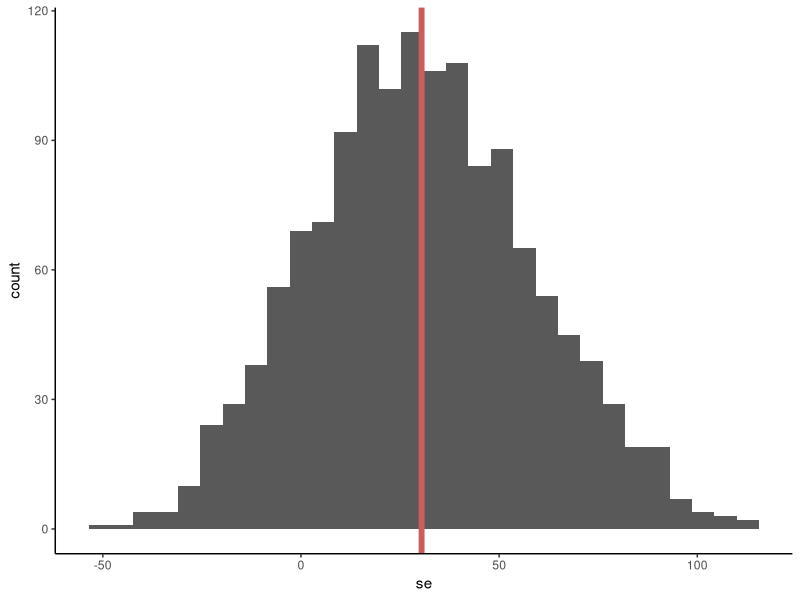
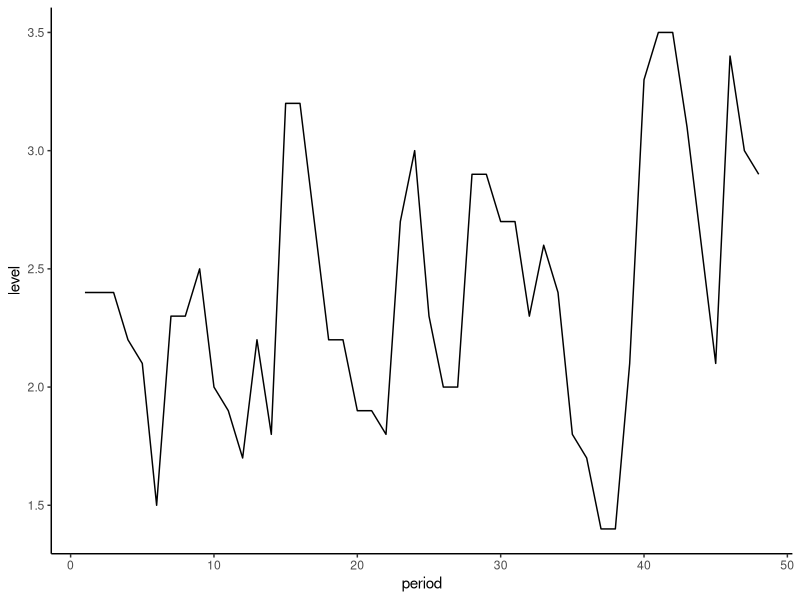
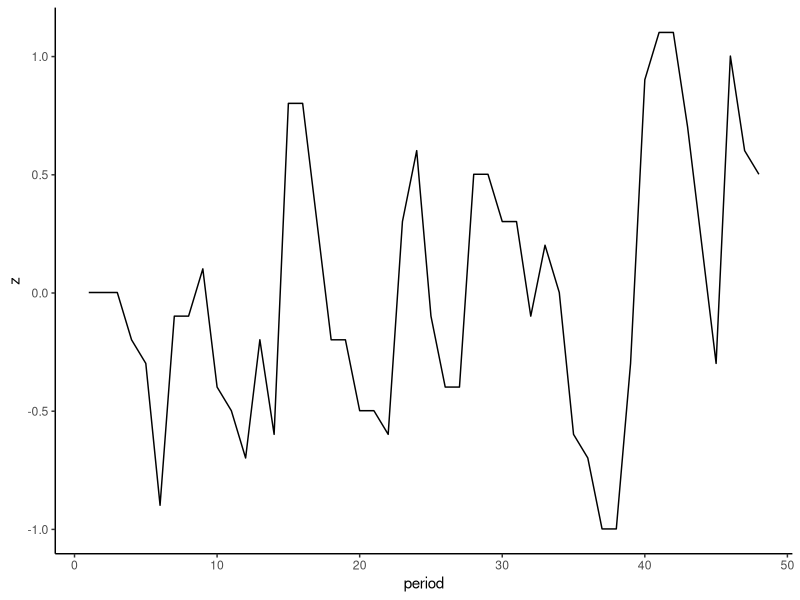

Write R code to recreate these figures, in order. (Note: this script raises an error after producing the figures.)
## ---- chunk 1
library(ggplot2)
library(boot)

se <- function(x) sqrt(var(x)/length(x))
## ---- chunk 2
trmt = c(94, 197, 16, 38, 99, 141, 23)
control = c(52, 104, 146, 10, 51, 30, 40, 27, 46)
## ---- chunk 3
theta = mean(trmt) - mean(control)
print(paste("from the data, theta =", round(theta,2), ", indicating that the treatment works"))
## ---- chunk 4
meanA=NULL
meanB=NULL
medianA=NULL
medianB=NULL
for (i in 1:1400){
  bootA = sample(trmt, 7, replace=TRUE)
  bootB = sample(control, 9, replace=TRUE)
  meanA = append(meanA, mean(bootA))
  meanB = append(meanB, mean(bootB))
  medianA = append(medianA, median(bootA))
  medianB = append(medianB, median(bootB))
}

theta2 = mean(meanA) - mean(meanB)
se1400 = theta/theta2
print(paste("Bootstrapping shows the mean is ", round(theta2,2), "thus the value is only", round(se1400, 2), "standard errors from zero, and thus NOT strong evidence that the treatment works."))
## ---- chunk 5
se = data.frame(meanA-meanB)
  names(se) = "se"
mn = mean(se$se)
ggplot(se, aes(se)) + geom_histogram() + theme_classic() + geom_vline(xintercept=mn, col="indianred", size=2)
## ---- chunk 6
period = c(1:48)
level = c(2.4, 2.4, 2.4, 2.2, 2.1, 1.5, 2.3, 2.3, 2.5, 2.0, 1.9, 1.7, 2.2, 1.8, 3.2, 3.2, 2.7, 2.2, 2.2, 1.9, 1.9, 1.8, 2.7, 3.0, 2.3, 2.0, 2.0, 2.9, 2.9, 2.7, 2.7, 2.3, 2.6, 2.4, 1.8, 1.7, 1.4, 1.4, 2.1, 3.3, 3.5, 3.5, 3.1, 2.6, 2.1, 3.4, 3.0, 2.9)
lut = data.frame(period, level)

ggplot(lut, aes(period, level)) + geom_line() + theme_classic()
## ---- chunk 7
z = level-mean(level)
lut$z = z
ggplot(lut, aes(period, z)) + geom_line() + theme_classic()
## ---- chunk 8
Z = data.frame("t_1" = c(level[2:47]), "t_2" = c(level[1:46]))

#calculate least squares beta in R
B = ((Z[,2]*Z[,1])**-1)*Z[,2]
## ---- chunk 9
mu = mean(level)
beta = 0.586

zu_est = NULL
for (p in 2:length(period)){
  zu = beta * z[p-1] + err[p]
  zu_est = append(zu_est, zu)
}
## ---- chunk 10
#note: this is not the same beta as in the text, but simply an example for using function boot
betfun = function(data,b,formula){  
# This is a function for finding beta coefficient
  #b is the random indexes for the bootstrap sample
  d = data[b,] 
	return(lm(d[,1]~d[,2], data = d)$coef[2])  
# thats for the beta coefficient
	}

# now you can bootstrap: #R is the number of bootstrap samples
bootbet = boot(data=lut, statistic=betfun, R=5000) 

names(bootbet)
plot(bootbet)
hist(bootbet$t, breaks = 100)

#this code will show you which indices were picked at each bootstrap take:
zoombot = boot.array(bootbet, indices = T)
dim(zoombot)
# this is the frequency of each index, [1,] for the first bootstrap run
hist(zoombot[1,], breaks = 100) 

#example for bootstrapping confidence intervals
nb = 5000
bet = NULL
n = nrow(lut)
ptm <- proc.time() # have a look at the time it takes
for (i in 1:nb){
  unifnum = sample(c(1:n),n,replace = T)  # pick random indices
  bet[i] = lm(lut[unifnum,1] ~ lut[unifnum,2])$coef[2]
	}
proc.time() - ptm
## ---- chunk 11
size = 3

data=NULL
for (i in 1:length(level)){
  block = c(level[i:(i+(size-1))])
  s = sample(block,1)
  data = append(data,s)
}

par(mfrow=c(1,1))
plot(period, level, type="l", main="actual vs. simulated data",lwd=2)
points(period,data, type="l", col="orange", lwd=2)
